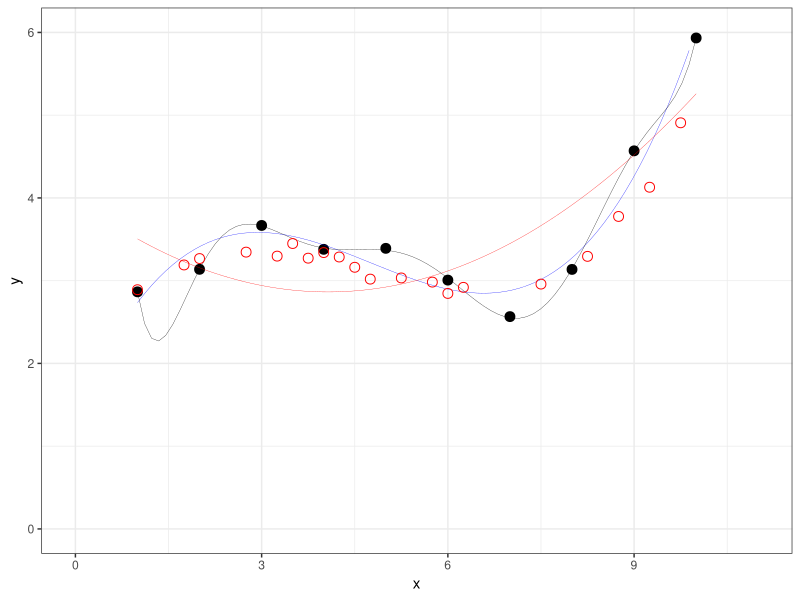

This figure's R source:
## ---- chunk 1
library(tidyverse)
x <- seq(1,10)
set.seed(4)
y <- c(2.8,3.3,3.4,3.2,2.9,2.8,2.95,3.2,4,5.4) +rnorm(10,0,.3)
x2 <- seq(1,10,.25)
y2 <- 0.0224067599067599*x2^3 -0.309294871794872*x2^2 + 1.20087412587413*x2^1 + 1.91999 +rnorm(length(x2),0,.1)
tibble(x,y) %>% 
  ggplot(aes(x,y)) +
  geom_point(size=3) +
  theme_bw() +
  ylim(0,6) + xlim(0,11) +
  stat_smooth(method="lm", se=FALSE, fill=NA,
                formula=y ~ poly(x, 3, raw=TRUE),colour="blue",lwd=.1)+
  stat_smooth(method="lm", se=FALSE, fill=NA,
                formula=y ~ poly(x, 2, raw=TRUE),colour="red",lwd=.1) +
  stat_smooth(method="lm", se=FALSE, fill=NA,
                formula=y ~ poly(x,8, raw=TRUE),colour="black",lwd=.1) +
  geom_point(data =tibble(x2,y2) %>% 
               sample_n(20), aes(x=x2,y=y2),
             shape=1,color="red",size=3)

